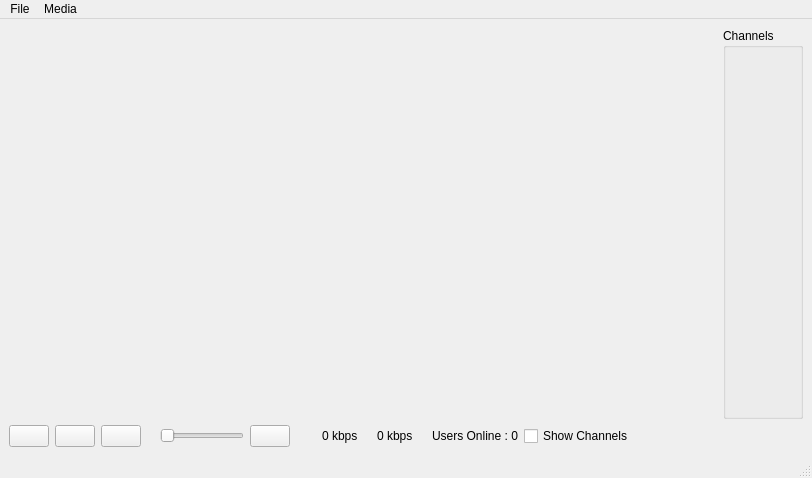
<?xml version="1.0" encoding="UTF-8"?>
<ui version="4.0">
 <class>SimplePlayer</class>
 <widget class="QMainWindow" name="SimplePlayer">
  <property name="geometry">
   <rect>
    <x>0</x>
    <y>0</y>
    <width>812</width>
    <height>478</height>
   </rect>
  </property>
  <property name="windowTitle">
   <string>Demo Player</string>
  </property>
  <widget class="QWidget" name="centralwidget">
   <layout class="QGridLayout" name="gridLayout">
    <item row="0" column="0" colspan="3">
     <layout class="QHBoxLayout" name="horizontalLayout">
      <item>
       <widget class="VlcWidgetVideo" name="video" native="true">
        <property name="sizePolicy">
         <sizepolicy hsizetype="Minimum" vsizetype="Expanding">
          <horstretch>0</horstretch>
          <verstretch>0</verstretch>
         </sizepolicy>
        </property>
       </widget>
      </item>
      <item>
       <widget class="QGroupBox" name="groupBox">
        <property name="sizePolicy">
         <sizepolicy hsizetype="Maximum" vsizetype="Expanding">
          <horstretch>0</horstretch>
          <verstretch>0</verstretch>
         </sizepolicy>
        </property>
        <property name="title">
         <string>Channels</string>
        </property>
       </widget>
      </item>
     </layout>
    </item>
    <item row="1" column="0" colspan="3">
     <layout class="QHBoxLayout" name="horizontalLayout_4">
      <item>
       <widget class="QPushButton" name="pause">
        <property name="text">
         <string/>
        </property>
        <property name="icon">
         <iconset resource="icons.qrc">
          <normaloff>:/icons/play.png</normaloff>
          <normalon>:/icons/pause.png</normalon>:/icons/play.png</iconset>
        </property>
        <property name="checkable">
         <bool>true</bool>
        </property>
       </widget>
      </item>
      <item>
       <widget class="QPushButton" name="stop">
        <property name="text">
         <string/>
        </property>
        <property name="icon">
         <iconset>
          <normalon>:/icons/stop.png</normalon>
         </iconset>
        </property>
       </widget>
      </item>
      <item>
       <widget class="QPushButton" name="openLocal">
        <property name="text">
         <string/>
        </property>
        <property name="icon">
         <iconset>
          <normalon>:/icons/file.png</normalon>
         </iconset>
        </property>
       </widget>
      </item>
      <item>
       <widget class="QLabel" name="label">
        <property name="text">
         <string/>
        </property>
        <property name="pixmap">
         <pixmap resource="icons.qrc">:/icons/volume_1.png</pixmap>
        </property>
       </widget>
      </item>
      <item>
       <widget class="VlcWidgetVolumeSlider" name="volume">
        <property name="sizePolicy">
         <sizepolicy hsizetype="Minimum" vsizetype="Fixed">
          <horstretch>0</horstretch>
          <verstretch>0</verstretch>
         </sizepolicy>
        </property>
        <property name="orientation">
         <enum>Qt::Horizontal</enum>
        </property>
       </widget>
      </item>
      <item>
       <widget class="QPushButton" name="fullscreen">
        <property name="styleSheet">
         <string notr="true"/>
        </property>
        <property name="text">
         <string/>
        </property>
        <property name="icon">
         <iconset resource="icons.qrc">
          <normaloff>:/icons/full_in.png</normaloff>:/icons/full_in.png</iconset>
        </property>
       </widget>
      </item>
      <item>
       <widget class="QLabel" name="seaprator_full">
        <property name="text">
         <string/>
        </property>
        <property name="pixmap">
         <pixmap>icons/vertical_separator.png</pixmap>
        </property>
       </widget>
      </item>
      <item>
       <widget class="QLabel" name="download_icon">
        <property name="text">
         <string/>
        </property>
        <property name="pixmap">
         <pixmap resource="icons.qrc">:/icons/download.png</pixmap>
        </property>
       </widget>
      </item>
      <item>
       <widget class="QLabel" name="download_speed">
        <property name="text">
         <string>0 kbps</string>
        </property>
       </widget>
      </item>
      <item>
       <widget class="QLabel" name="upload_icon">
        <property name="text">
         <string/>
        </property>
        <property name="pixmap">
         <pixmap resource="icons.qrc">:/icons/upload.png</pixmap>
        </property>
       </widget>
      </item>
      <item>
       <widget class="QLabel" name="upload_speed">
        <property name="text">
         <string>0 kbps</string>
        </property>
       </widget>
      </item>
      <item>
       <widget class="QLabel" name="Separator_icon">
        <property name="sizePolicy">
         <sizepolicy hsizetype="Minimum" vsizetype="Maximum">
          <horstretch>0</horstretch>
          <verstretch>0</verstretch>
         </sizepolicy>
        </property>
        <property name="text">
         <string/>
        </property>
        <property name="pixmap">
         <pixmap resource="icons.qrc">:/icons/vertical_separator.png</pixmap>
        </property>
       </widget>
      </item>
      <item>
       <widget class="QLabel" name="users">
        <property name="sizePolicy">
         <sizepolicy hsizetype="Preferred" vsizetype="Preferred">
          <horstretch>0</horstretch>
          <verstretch>0</verstretch>
         </sizepolicy>
        </property>
        <property name="text">
         <string>Users Online : 0</string>
        </property>
       </widget>
      </item>
      <item>
       <widget class="QCheckBox" name="checkBox">
        <property name="text">
         <string>Show Channels</string>
        </property>
       </widget>
      </item>
      <item>
       <spacer name="horizontalSpacer">
        <property name="orientation">
         <enum>Qt::Horizontal</enum>
        </property>
        <property name="sizeHint" stdset="0">
         <size>
          <width>40</width>
          <height>20</height>
         </size>
        </property>
       </spacer>
      </item>
     </layout>
    </item>
   </layout>
  </widget>
  <widget class="QMenuBar" name="menubar">
   <property name="geometry">
    <rect>
     <x>0</x>
     <y>0</y>
     <width>812</width>
     <height>27</height>
    </rect>
   </property>
   <widget class="QMenu" name="menuMedia">
    <property name="title">
     <string>Media</string>
    </property>
    <addaction name="actionPause"/>
    <addaction name="actionStop"/>
   </widget>
   <widget class="QMenu" name="menuFile">
    <property name="title">
     <string>File</string>
    </property>
    <addaction name="separator"/>
    <addaction name="actionQuit"/>
    <addaction name="actionAdd"/>
   </widget>
   <addaction name="menuFile"/>
   <addaction name="menuMedia"/>
  </widget>
  <widget class="QStatusBar" name="statusbar"/>
  <action name="actionQuit">
   <property name="text">
    <string>Quit</string>
   </property>
  </action>
  <action name="actionPause">
   <property name="checkable">
    <bool>true</bool>
   </property>
   <property name="text">
    <string>Pause</string>
   </property>
  </action>
  <action name="actionStop">
   <property name="text">
    <string>Stop</string>
   </property>
  </action>
  <action name="actionOpenLocal">
   <property name="text">
    <string>Open local file</string>
   </property>
  </action>
  <action name="actionAdd">
   <property name="text">
    <string> Add Chnnels</string>
   </property>
  </action>
 </widget>
 <customwidgets>
  <customwidget>
   <class>VlcWidgetVideo</class>
   <extends>QWidget</extends>
   <header location="global">VLCQtWidgets/WidgetVideo.h</header>
   <container>1</container>
   <slots>
    <signal>fullscreen()</signal>
    <slot>toggleFullscreen()</slot>
   </slots>
  </customwidget>
  <customwidget>
   <class>VlcWidgetVolumeSlider</class>
   <extends>QSlider</extends>
   <header>VLCQtWidgets/WidgetVolumeSlider.h</header>
   <container>1</container>
   <slots>
    <slot>mute()</slot>
    <slot>volumeUp()</slot>
    <slot>volumeDown()</slot>
   </slots>
  </customwidget>
 </customwidgets>
 <resources>
  <include location="icons.qrc"/>
 </resources>
 <connections>
  <connection>
   <sender>actionQuit</sender>
   <signal>triggered()</signal>
   <receiver>SimplePlayer</receiver>
   <slot>close()</slot>
   <hints>
    <hint type="sourcelabel">
     <x>-1</x>
     <y>-1</y>
    </hint>
    <hint type="destinationlabel">
     <x>399</x>
     <y>299</y>
    </hint>
   </hints>
  </connection>
 </connections>
</ui>
